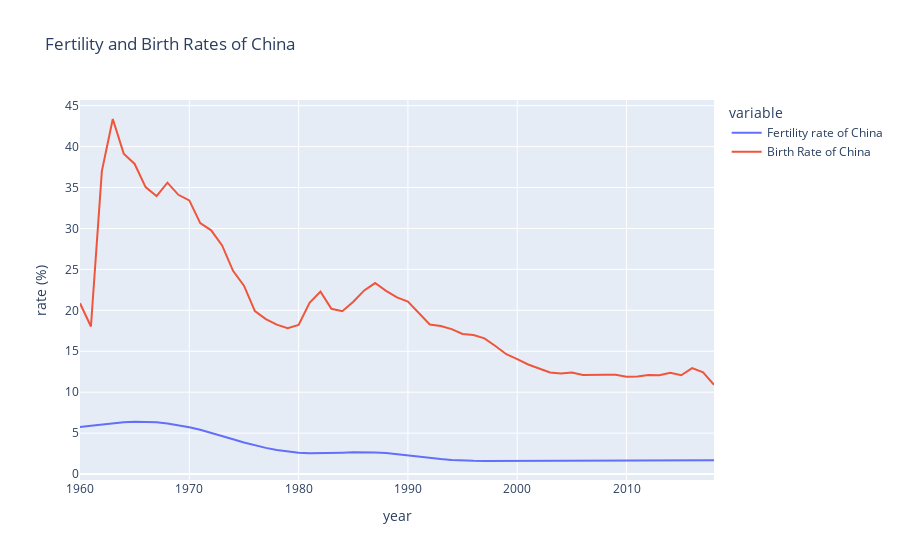

The cell this chart's notebook holds for it:
### Code cell
fig1 = px.line(chn1, labels = {'date':'year', 'value':'rate (%)'}, title = "Fertility and Birth Rates of China")
fig1.show();

### Figure 1 — Plotly figure (JSON) as saved in the notebook; plotly's stock layout.template omitted (floating-point values rounded to 4 significant figures)
{"data": [{"hovertemplate": "variable=Fertility rate of China<br>year=%{x}<br>rate (%)=%{y}<extra></extra>", "legendgroup": "Fertility rate of China", "line": {"color": "#636efa", "dash": "solid"}, "mode": "lines", "name": "Fertility rate of China", "orientation": "v", "showlegend": true, "type": "scatter", "x": [2018, 2017, 2016, 2015, 2014, 2013, 2012, 2011, 2010, 2009, 2008, 2007, 2006, 2005, 2004, 2003, 2002, 2001, 2000, 1999, 1998, 1997, 1996, 1995, 1994, 1993, 1992, 1991, 1990, 1989, 1988, 1987, 1986, 1985, 1984, 1983, 1982, 1981, 1980, 1979, 1978, 1977, 1976, 1975, 1974, 1973, 1972, 1971, 1970, 1969, 1968, 1967, 1966, 1965, 1964, 1963, 1962, 1961, 1960], "xaxis": "x", "y": [1.69, 1.683, 1.675, 1.665, 1.656, 1.647, 1.639, 1.632, 1.627, 1.623, 1.62, 1.617, 1.615, 1.612, 1.608, 1.604, 1.6, 1.597, 1.596, 1.595, 1.597, 1.605, 1.622, 1.66, 1.731, 1.838, 1.977, 2.14, 2.309, 2.46, 2.575, 2.643, 2.666, 2.65, 2.607, 2.561, 2.536, 2.547, 2.613, 2.745, 2.943, 3.2, 3.508, 3.859, 4.244, 4.643, 5.035, 5.403, 5.725, 5.986, 6.184, 6.316, 6.384, 6.385, 6.32, 6.206, 6.062, 5.905, 5.756], "yaxis": "y"}, {"hovertemplate": "variable=Birth Rate of China<br>year=%{x}<br>rate (%)=%{y}<extra></extra>", "legendgroup": "Birth Rate of China", "line": {"color": "#EF553B", "dash": "solid"}, "mode": "lines", "name": "Birth Rate of China", "orientation": "v", "showlegend": true, "type": "scatter", "x": [2018, 2017, 2016, 2015, 2014, 2013, 2012, 2011, 2010, 2009, 2008, 2007, 2006, 2005, 2004, 2003, 2002, 2001, 2000, 1999, 1998, 1997, 1996, 1995, 1994, 1993, 1992, 1991, 1990, 1989, 1988, 1987, 1986, 1985, 1984, 1983, 1982, 1981, 1980, 1979, 1978, 1977, 1976, 1975, 1974, 1973, 1972, 1971, 1970, 1969, 1968, 1967, 1966, 1965, 1964, 1963, 1962, 1961, 1960], "xaxis": "x", "y": [10.9, 12.43, 12.95, 12.07, 12.37, 12.08, 12.1, 11.93, 11.9, 12.13, 12.14, 12.1, 12.09, 12.4, 12.29, 12.41, 12.86, 13.38, 14.03, 14.64, 15.64, 16.57, 16.98, 17.12, 17.7, 18.09, 18.27, 19.68, 21.06, 21.58, 22.37, 23.33, 22.43, 21.04, 19.9, 20.19, 22.28, 20.91, 18.21, 17.82, 18.25, 18.93, 19.91, 23.01, 24.82, 27.93, 29.77, 30.65, 33.43, 34.11, 35.59, 33.96, 35.05, 37.88, 39.14, 43.37, 37.01, 18.02, 20.86], "yaxis": "y"}], "layout": {"legend": {"title": {"text": "variable"}, "tracegroupgap": 0}, "title": {"text": "Fertility and Birth Rates of China"}, "xaxis": {"anchor": "y", "domain": [0, 1], "title": {"text": "year"}}, "yaxis": {"anchor": "x", "domain": [0, 1], "title": {"text": "rate (%)"}}}}
